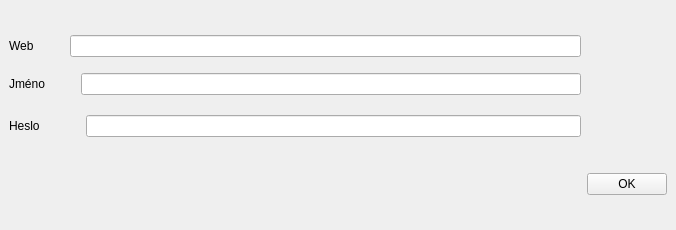
<?xml version="1.0" encoding="UTF-8"?>
<ui version="4.0">
 <class>MainWindow</class>
 <widget class="QMainWindow" name="MainWindow">
  <property name="geometry">
   <rect>
    <x>0</x>
    <y>0</y>
    <width>676</width>
    <height>230</height>
   </rect>
  </property>
  <property name="windowTitle">
   <string>MainWindow</string>
  </property>
  <widget class="QWidget" name="centralwidget">
   <layout class="QGridLayout" name="gridLayout">
    <item row="0" column="0">
     <layout class="QVBoxLayout" name="verticalLayout">
      <item>
       <layout class="QHBoxLayout" name="horizontalLayout">
        <item>
         <widget class="QLabel" name="label_2">
          <property name="text">
           <string>Web</string>
          </property>
         </widget>
        </item>
        <item>
         <spacer name="horizontalSpacer_3">
          <property name="orientation">
           <enum>Qt::Horizontal</enum>
          </property>
          <property name="sizeType">
           <enum>QSizePolicy::Fixed</enum>
          </property>
          <property name="sizeHint" stdset="0">
           <size>
            <width>30</width>
            <height>20</height>
           </size>
          </property>
         </spacer>
        </item>
        <item>
         <widget class="QLineEdit" name="lineEdit"/>
        </item>
       </layout>
      </item>
      <item>
       <spacer name="verticalSpacer">
        <property name="orientation">
         <enum>Qt::Vertical</enum>
        </property>
        <property name="sizeType">
         <enum>QSizePolicy::Fixed</enum>
        </property>
        <property name="sizeHint" stdset="0">
         <size>
          <width>10</width>
          <height>10</height>
         </size>
        </property>
       </spacer>
      </item>
      <item>
       <layout class="QHBoxLayout" name="horizontalLayout_2">
        <item>
         <widget class="QLabel" name="label_3">
          <property name="text">
           <string>Jméno</string>
          </property>
         </widget>
        </item>
        <item>
         <spacer name="horizontalSpacer_2">
          <property name="orientation">
           <enum>Qt::Horizontal</enum>
          </property>
          <property name="sizeType">
           <enum>QSizePolicy::Fixed</enum>
          </property>
          <property name="sizeHint" stdset="0">
           <size>
            <width>30</width>
            <height>20</height>
           </size>
          </property>
         </spacer>
        </item>
        <item>
         <widget class="QLineEdit" name="lineEdit_2"/>
        </item>
       </layout>
      </item>
      <item>
       <spacer name="verticalSpacer_2">
        <property name="orientation">
         <enum>Qt::Vertical</enum>
        </property>
        <property name="sizeType">
         <enum>QSizePolicy::Fixed</enum>
        </property>
        <property name="sizeHint" stdset="0">
         <size>
          <width>10</width>
          <height>10</height>
         </size>
        </property>
       </spacer>
      </item>
      <item>
       <layout class="QHBoxLayout" name="horizontalLayout_3">
        <item>
         <widget class="QLabel" name="label_4">
          <property name="text">
           <string>Heslo</string>
          </property>
         </widget>
        </item>
        <item>
         <spacer name="horizontalSpacer">
          <property name="orientation">
           <enum>Qt::Horizontal</enum>
          </property>
          <property name="sizeType">
           <enum>QSizePolicy::Fixed</enum>
          </property>
          <property name="sizeHint" stdset="0">
           <size>
            <width>40</width>
            <height>30</height>
           </size>
          </property>
         </spacer>
        </item>
        <item>
         <widget class="QLineEdit" name="lineEdit_3"/>
        </item>
       </layout>
      </item>
     </layout>
    </item>
    <item row="1" column="1">
     <widget class="QPushButton" name="pushButton">
      <property name="text">
       <string>OK</string>
      </property>
     </widget>
    </item>
   </layout>
  </widget>
 </widget>
 <resources/>
 <connections/>
</ui>
